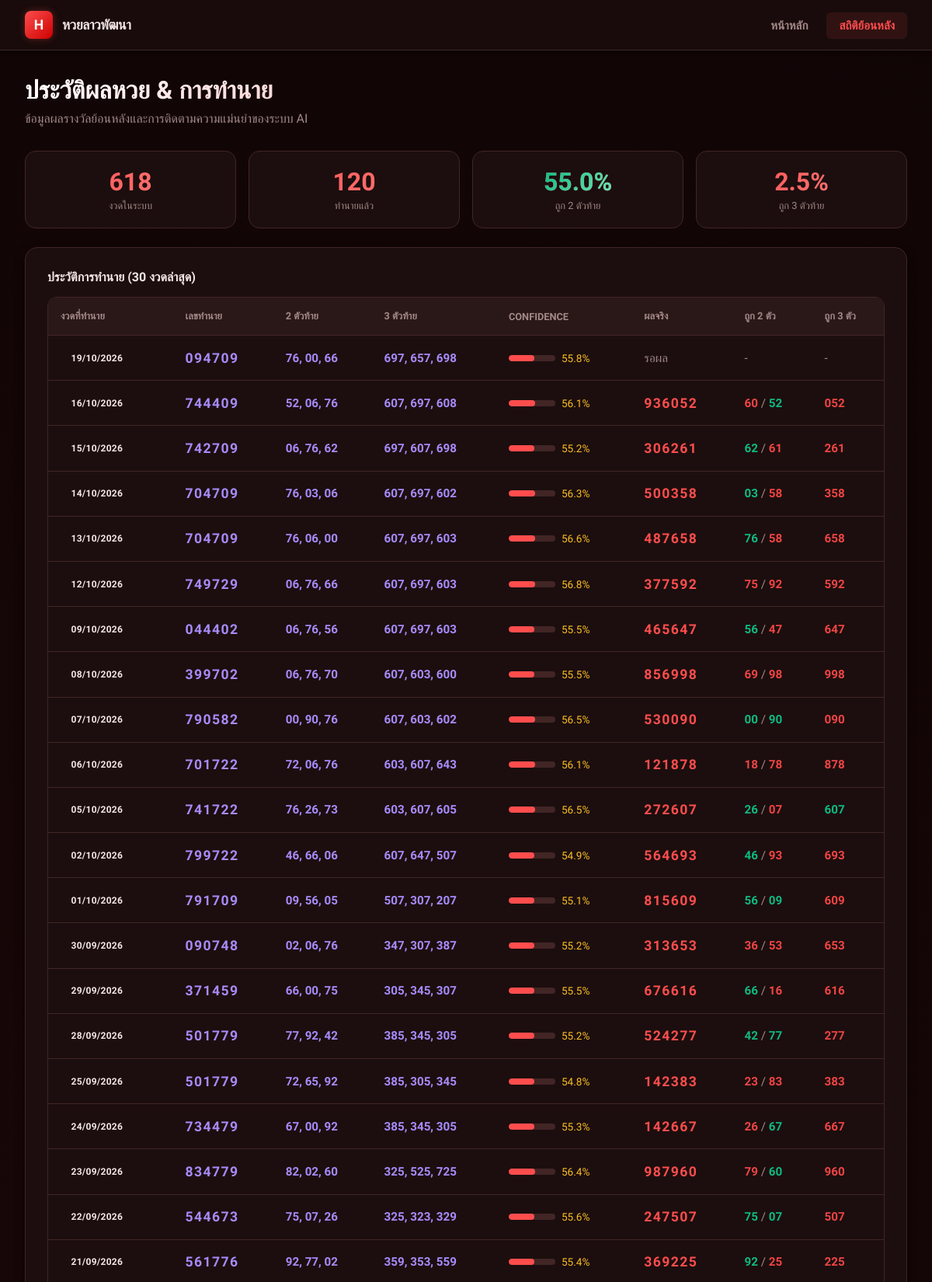
The page /history/ (upper part) on the database its author committed.
### lottery/models.py (models this page shows, shortened)
class Prediction(models.Model):
    target_date = models.DateField(verbose_name="งวดที่ทำนาย")
    predicted_first = models.CharField(max_length=20, verbose_name="ทำนายรางวัลที่ 1")
    predicted_two = models.CharField(max_length=200, blank=True, verbose_name="ทำนาย 2 ตัวท้าย")
    predicted_two_top = models.CharField(max_length=100, blank=True, verbose_name="ทำนาย 2 ตัวบน")
    predicted_three = models.CharField(max_length=100, blank=True, verbose_name="ทำนาย 3 ตัวท้าย")
    predicted_four = models.CharField(max_length=100, blank=True, verbose_name="ทำนาย 4 ตัวท้าย")
    confidence = models.FloatField(default=0.0, verbose_name="ความมั่นใจ (%)")
    model_used = models.CharField(max_length=50, default="ensemble", verbose_name="โมเดลที่ใช้")
    key_digit = models.CharField(max_length=5, default="N/A", verbose_name="เลขเด่นหลัก")
    secondary_digit = models.CharField(max_length=5, default="N/A", verbose_name="เลขเด่นรอง")
    vote_breakdown = models.JSONField(null=True, blank=True, verbose_name="รายละเอียดคะแนนโหวต")
    actual_result = models.ForeignKey(
        LotteryResult, null=True, blank=True,
        on_delete=models.SET_NULL,
        related_name='predictions',
        verbose_name="ผลจริง"
    )
    is_correct_two = models.BooleanField(null=True, blank=True, verbose_name="ถูก 2 ตัวท้าย")
    is_correct_two_top = models.BooleanField(null=True, blank=True, verbose_name="ถูก 2 ตัวบน")
    is_correct_three = models.BooleanField(null=True, blank=True, verbose_name="ถูก 3 ตัวท้าย")
    is_correct_four = models.BooleanField(null=True, blank=True, verbose_name="ถูก 4 ตัวท้าย")
    is_correct_first = models.BooleanField(null=True, blank=True, verbose_name="ถูกรางวัลที่ 1")
    created_at = models.DateTimeField(auto_now_add=True)
    class Meta:
        ordering = ['-target_date']
        verbose_name = "การทำนาย"
        verbose_name_plural = "ประวัติการทำนาย"

class LotteryResult(models.Model):
    draw_date = models.DateField(unique=True, verbose_name="วันที่ออกรางวัล")
    first_prize = models.CharField(max_length=20, blank=True, verbose_name="รางวัลที่ 1")
    two_digit = models.CharField(max_length=10, blank=True, verbose_name="2 ตัวท้าย")
    two_digit_top = models.CharField(max_length=10, blank=True, verbose_name="2 ตัวบน")
    three_digit = models.CharField(max_length=10, blank=True, verbose_name="3 ตัวท้าย")
    four_digit = models.CharField(max_length=10, blank=True, verbose_name="4 ตัวท้าย")
    raw_data = models.TextField(blank=True, verbose_name="ข้อมูลดิบ")
    created_at = models.DateTimeField(auto_now_add=True)
    updated_at = models.DateTimeField(auto_now=True)
    class Meta:
        ordering = ['-draw_date']
        verbose_name = "ผลหวยลาวพัฒนา"
        verbose_name_plural = "ผลหวยลาวพัฒนาทั้งหมด"
    @property
    def last_two(self):
        if self.two_digit:
            return self.two_digit
        if len(self.first_prize) >= 2:
            return self.first_prize[-2:]
        return ""
    @property
    def last_three(self):
        if self.three_digit:
            return self.three_digit
        if len(self.first_prize) >= 3:
            return self.first_prize[-3:]
        return ""
    @property
    def last_two_top(self):
        if self.two_digit_top:
            return self.two_digit_top
        if len(self.first_prize) >= 4:
            return self.first_prize[2:4]
        return ""

### lottery/views.py (the view)
# urls.py: path('history/', views.history, name='history'),
def history(request):
    today = timezone.localdate()
    _check_and_fetch_pending(today)
    kick_model_refresh()
    results = LotteryResult.objects.order_by('-draw_date')
    predictions = Prediction.objects.order_by('-target_date')[:30]
    stats = get_accuracy_stats()
    context = {
        'results': results,
        'predictions': predictions,
        'stats': stats,
    }
    return render(request, 'lottery/history.html', context)

### lottery/services/predictor.py (called while the page is built, shortened)
def has_missing_results() -> bool:
    from datetime import time, timedelta
    from django.utils import timezone
    from lottery.models import LotteryResult
    from lottery.services.fetcher import DAILY_SCHEDULE_START, NO_DRAW_DATES
    dates = set(LotteryResult.objects.exclude(first_prize='').values_list('draw_date', flat=True))
    if not dates:
        return True
    if min(dates) > EARLIEST_MTHAI_DATE:
        return True
    now = timezone.localtime()
    last_due = now.date() if now.time() >= time(21, 0) else now.date() - timedelta(days=1)
    day = DAILY_SCHEDULE_START
    while day <= last_due:
        if day.weekday() < 5 and day not in NO_DRAW_DATES and day not in dates:
            return True
        day += timedelta(days=1)
    return False

def kick_model_refresh():
    global _refresh_running, _last_backfill_at
    import time as _time
    from lottery.models import Prediction
    try:
        legacy = Prediction.objects.exclude(model_used=MODEL_VERSION).exists()
        backfill_due = (
            (_last_backfill_at is None or _time.time() - _last_backfill_at > BACKFILL_COOLDOWN_SEC)
            and has_missing_results()
        )
        if not legacy and not backfill_due:
            return
    except Exception:
        return

### lottery/views.py (called while the page is built)
def _check_and_fetch_pending(today):
    try:
        pending = Prediction.objects.filter(target_date__lte=today, actual_result__isnull=True).order_by('target_date').first()
        if pending:
            last_log = FetchLog.objects.order_by('-fetched_at').first()
            if not last_log or timezone.now() - last_log.fetched_at > timedelta(minutes=15):
                fetch_and_save(pending.target_date)
    except Exception as e:
        logger.error(f"Auto-fetch pending failed: {e}")

### lottery/templates/lottery/history.html (shortened to what this page needs)
{% extends "lottery/base.html" %}
{% block nav_history %}active{% endblock %}
{% block content %}
<div class="page-header">
    <h1>ประวัติผลหวย & การทำนาย</h1>
    <p>ข้อมูลผลรางวัลย้อนหลังและการติดตามความแม่นยำของระบบ AI</p>
</div>
<div class="stats-banner">
    <div class="stat-card">
        <div class="num">{{ results.count }}</div>
        <div class="label">งวดในระบบ</div>
    </div>
    <div class="stat-card">
        <div class="num">{{ stats.total }}</div>
        <div class="label">ทำนายแล้ว</div>
    </div>
    <div class="stat-card">
        <div class="num" style="color: inherit;">
            <span style="background:linear-gradient(135deg,var(--success),#6ee7b7); -webkit-background-clip:text; -webkit-text-fill-color:transparent;">
                {{ stats.acc_two }}%
            </span>
        </div>
        <div class="label">ถูก 2 ตัวท้าย</div>
    </div>
    <div class="stat-card">
        <div class="num" style="color: inherit;">
            <span style="background:linear-gradient(135deg,var(--accent2),#a7f3d0); -webkit-background-clip:text; -webkit-text-fill-color:transparent;">
                {{ stats.acc_three }}%
            </span>
        </div>
        <div class="label">ถูก 3 ตัวท้าย</div>
    </div>
</div>
<div class="card" style="margin-bottom:1.5rem;">
    <div class="section-title">ประวัติการทำนาย (30 งวดล่าสุด)</div>
    {% if predictions %}
    <div class="table-wrapper">
        <table>
            <thead>
                <tr>
                    <th>งวดที่ทำนาย</th>
                    <th>เลขทำนาย</th>
                    <th>2 ตัวท้าย</th>
                    <th>3 ตัวท้าย</th>
                    <th>Confidence</th>
                    <th>ผลจริง</th>
                    <th>ถูก 2 ตัว</th>
                    <th>ถูก 3 ตัว</th>
                </tr>
            </thead>
            <tbody>
                {% for p in predictions %}
                <tr>
                    <td><span class="badge badge-purple">{{ p.target_date|date:"d/m/Y" }}</span></td>
                    <td class="number-pred">{{ p.predicted_first }}</td>
                    <td style="color:#a78bfa; font-weight:700;">{{ p.predicted_two }}</td>
                    <td style="color:#a78bfa; font-weight:700;">{{ p.predicted_three }}</td>
                    <td>
                        <div style="display:flex; align-items:center; gap:0.5rem;">
                            <div class="progress" style="width:60px; margin:0;">
                                <div class="progress-bar" style="width:{{ p.confidence }}%;"></div>
                            </div>
                            <span style="font-size:0.85rem; color:var(--warning);">{{ p.confidence }}%</span>
                        </div>
                    </td>
                    <td>
                        {% if p.actual_result %}
                            <span class="number-big">{{ p.actual_result.first_prize }}</span>
                        {% else %}
                            <span class="correct-pending">รอผล</span>
                        {% endif %}
                    </td>
                    <td>
                        {% if p.is_correct_two_top is None and p.is_correct_two is None %}
                            <span class="correct-pending">-</span>
                        {% else %}
                            {% if p.is_correct_two_top %}
                                <span class="correct-yes" title="2 ตัวบน ถูก">{{ p.actual_result.last_two_top }}</span>
                            {% else %}
                                <span class="correct-no" title="2 ตัวบน ผิด">{{ p.actual_result.last_two_top }}</span>
                            {% endif %}
                            <span style="color: var(--text-muted);">/</span>
                            {% if p.is_correct_two %}
                                <span class="correct-yes" title="2 ตัวล่าง ถูก">{{ p.actual_result.last_two }}</span>
                            {% else %}
                                <span class="correct-no" title="2 ตัวล่าง ผิด">{{ p.actual_result.last_two }}</span>
                            {% endif %}
                        {% endif %}
                    </td>
                    <td>
                        {% if p.is_correct_three is None %}
                            <span class="correct-pending">-</span>
                        {% elif p.is_correct_three %}
                            <span class="correct-yes">{{ p.actual_result.last_three }}</span>
                        {% else %}
                            <span class="correct-no">{{ p.actual_result.last_three }}</span>
                        {% endif %}
                    </td>
                </tr>
                {% endfor %}
            </tbody>
        </table>
    </div>
    {% else %}
        <div style="text-align:center; padding:2rem; color:var(--text-muted);">
            ยังไม่มีประวัติการทำนาย
        </div>
    {% endif %}
</div>
{% endblock %}

### lottery/templates/lottery/base.html (style rules this page uses)
:root { --primary: #ff4d4d; --primary-dark: #cc0000; --primary-light: #ff8080; --bg-body: #0d0404; --bg-card: #1c0e0e; --bg-box: #2a1818; --text-body: #f5e6e6; --text-card: #f5e6e6; --text-muted: #a38888; --border: #422525; --success: #10b981; --danger: #ef4444; --warning: #fbbf24; --shadow-sm: 0 2px 4px rgba(0, 0, 0, 0.5); --shadow-md: 0 4px 12px rgba(0, 0, 0, 0.7); --shadow-lg: 0 10px 25px rgba(0, 0, 0, 0.9); }
* { margin: 0; padding: 0; box-sizing: border-box; }
body { font-family: 'Sarabun', -apple-system, BlinkMacSystemFont, "Segoe UI", Roboto, sans-serif; background-color: var(--bg-body); color: var(--text-body); min-height: 100vh; -webkit-font-smoothing: antialiased; background-image: radial-gradient(circle at 10% 20%, rgba(230, 57, 70, 0.05) 0%, transparent 40%), radial-gradient(circle at 90% 80%, rgba(230, 57, 70, 0.05) 0%, transparent 40%); background-attachment: fixed; }
.card { background-color: var(--bg-card); color: var(--text-card); border: 1px solid var(--border); border-radius: 16px; padding: 1.75rem; box-shadow: var(--shadow-md); transition: all 0.3s cubic-bezier(0.4, 0, 0.2, 1); backdrop-filter: blur(8px); }
.badge { display: inline-block; padding: 0.35rem 0.85rem; border-radius: 6px; font-size: 0.75rem; font-weight: 600; letter-spacing: 0.02em; }
.table-wrapper { overflow-x: auto; border: 1px solid var(--border); border-radius: 8px; }
table { width: 100%; border-collapse: collapse; background-color: var(--bg-card); }
th { text-align: left; padding: 1rem; color: var(--text-muted); font-size: 0.8rem; font-weight: 600; text-transform: uppercase; border-bottom: 1px solid var(--border); background-color: var(--bg-box); white-space: nowrap; }
td { padding: 1rem; border-bottom: 1px solid var(--border); font-size: 0.95rem; font-weight: 500; white-space: nowrap; }
.progress { background-color: var(--border); border-radius: 999px; height: 8px; overflow: hidden; margin-top: 0.5rem; }
.progress-bar { height: 100%; border-radius: 999px; background-color: var(--primary); transition: width 1s ease; }

### lottery/templates/lottery/history.html (style rules this page uses)
.page-header { margin-bottom: 2rem; }
.page-header h1 { font-size: 2rem; font-weight: 800; background: linear-gradient(135deg, #fff, var(--primary-light)); -webkit-background-clip: text; -webkit-text-fill-color: transparent; margin-bottom: 0.5rem; }
.page-header p { color: var(--text-muted); }
.stats-banner { display: grid; grid-template-columns: repeat(4, 1fr); gap: 1rem; margin-bottom: 1.5rem; }
.stat-card { background: var(--bg-card); border: 1px solid var(--border); border-radius: 14px; padding: 1.25rem; text-align: center; }
.stat-card .num { font-size: 2rem; font-weight: 800; background: linear-gradient(135deg, var(--primary), var(--primary-light)); -webkit-background-clip: text; -webkit-text-fill-color: transparent; }
.stat-card .label { font-size: 0.8rem; color: var(--text-muted); margin-top: 0.25rem; }
.section-title { font-size: 1rem; font-weight: 700; color: var(--text); margin-bottom: 1rem; display: flex; align-items: center; gap: 0.5rem; }
.table-wrapper { border-radius: 12px; overflow: hidden; border: 1px solid var(--border); overflow-x: auto; }
.correct-yes { color: var(--success); font-weight: 700; }
.correct-no { color: var(--danger); font-weight: 600; }
.correct-pending { color: var(--text-muted); }
.number-big { font-size: 1.1rem; font-weight: 700; letter-spacing: 0.08em; color: var(--primary); }
.number-pred { font-size: 1.1rem; font-weight: 700; letter-spacing: 0.08em; color: #a78bfa; }

### rows shown on the page
Prediction: target_date "19/10/2026", predicted_first "094709", predicted_two "76, 00, 66", predicted_three "697, 657, 698", confidence "55.8", shows "รอผล"
Prediction: target_date "16/10/2026", predicted_first "744409", predicted_two "52, 06, 76", predicted_three "607, 697, 608", confidence "56.1", actual_result.first_prize "936052", actual_result.last_two_top "60", actual_result.last_two "52", actual_result.last_three "052"
Prediction: target_date "15/10/2026", predicted_first "742709", predicted_two "06, 76, 62", predicted_three "697, 607, 698", confidence "55.2", actual_result.first_prize "306261", actual_result.last_two_top "62", actual_result.last_two "61", actual_result.last_three "261"
Prediction: target_date "14/10/2026", predicted_first "704709", predicted_two "76, 03, 06", predicted_three "607, 697, 602", confidence "56.3", actual_result.first_prize "500358", actual_result.last_two_top "03", actual_result.last_two "58", actual_result.last_three "358"
Prediction: target_date "13/10/2026", predicted_first "704709", predicted_two "76, 06, 00", predicted_three "607, 697, 603", confidence "56.6", actual_result.first_prize "487658", actual_result.last_two_top "76", actual_result.last_two "58", actual_result.last_three "658"
Prediction: target_date "12/10/2026", predicted_first "749729", predicted_two "06, 76, 66", predicted_three "607, 697, 603", confidence "56.8", actual_result.first_prize "377592", actual_result.last_two_top "75", actual_result.last_two "92", actual_result.last_three "592"
Prediction: target_date "09/10/2026", predicted_first "044402", predicted_two "06, 76, 56", predicted_three "607, 697, 603", confidence "55.5", actual_result.first_prize "465647", actual_result.last_two_top "56", actual_result.last_two "47", actual_result.last_three "647"
Prediction: target_date "08/10/2026", predicted_first "399702", predicted_two "06, 76, 70", predicted_three "607, 603, 600", confidence "55.5", actual_result.first_prize "856998", actual_result.last_two_top "69", actual_result.last_two "98", actual_result.last_three "998"
Prediction: target_date "07/10/2026", predicted_first "790582", predicted_two "00, 90, 76", predicted_three "607, 603, 602", confidence "56.5", actual_result.first_prize "530090", actual_result.last_two_top "00", actual_result.last_two "90", actual_result.last_three "090"
Prediction: target_date "06/10/2026", predicted_first "701722", predicted_two "72, 06, 76", predicted_three "603, 607, 643", confidence "56.1", actual_result.first_prize "121878", actual_result.last_two_top "18", actual_result.last_two "78", actual_result.last_three "878"
Prediction: target_date "05/10/2026", predicted_first "741722", predicted_two "76, 26, 73", predicted_three "603, 607, 605", confidence "56.5", actual_result.first_prize "272607", actual_result.last_two_top "26", actual_result.last_two "07", actual_result.last_three "607"
Prediction: target_date "02/10/2026", predicted_first "799722", predicted_two "46, 66, 06", predicted_three "607, 647, 507", confidence "54.9", actual_result.first_prize "564693", actual_result.last_two_top "46", actual_result.last_two "93", actual_result.last_three "693"
Prediction: target_date "01/10/2026", predicted_first "791709", predicted_two "09, 56, 05", predicted_three "507, 307, 207", confidence "55.1", actual_result.first_prize "815609", actual_result.last_two_top "56", actual_result.last_two "09", actual_result.last_three "609"
Prediction: target_date "30/09/2026", predicted_first "090748", predicted_two "02, 06, 76", predicted_three "347, 307, 387", confidence "55.2", actual_result.first_prize "313653", actual_result.last_two_top "36", actual_result.last_two "53", actual_result.last_three "653"
Prediction: target_date "29/09/2026", predicted_first "371459", predicted_two "66, 00, 75", predicted_three "305, 345, 307", confidence "55.5", actual_result.first_prize "676616", actual_result.last_two_top "66", actual_result.last_two "16", actual_result.last_three "616"
Prediction: target_date "28/09/2026", predicted_first "501779", predicted_two "77, 92, 42", predicted_three "385, 345, 305", confidence "55.2", actual_result.first_prize "524277", actual_result.last_two_top "42", actual_result.last_two "77", actual_result.last_three "277"
Prediction: target_date "25/09/2026", predicted_first "501779", predicted_two "72, 65, 92", predicted_three "385, 305, 345", confidence "54.8", actual_result.first_prize "142383", actual_result.last_two_top "23", actual_result.last_two "83", actual_result.last_three "383"
Prediction: target_date "24/09/2026", predicted_first "734479", predicted_two "67, 00, 92", predicted_three "385, 345, 305", confidence "55.3", actual_result.first_prize "142667", actual_result.last_two_top "26", actual_result.last_two "67", actual_result.last_three "667"
Prediction: target_date "23/09/2026", predicted_first "834779", predicted_two "82, 02, 60", predicted_three "325, 525, 725", confidence "56.4", actual_result.first_prize "987960", actual_result.last_two_top "79", actual_result.last_two "60", actual_result.last_three "960"
Prediction: target_date "22/09/2026", predicted_first "544673", predicted_two "75, 07, 26", predicted_three "325, 323, 329", confidence "55.6", actual_result.first_prize "247507", actual_result.last_two_top "75", actual_result.last_two "07", actual_result.last_three "507"
Prediction: target_date "21/09/2026", predicted_first "561776", predicted_two "92, 77, 02", predicted_three "359, 353, 559", confidence "55.4", actual_result.first_prize "369225", actual_result.last_two_top "92", actual_result.last_two "25", actual_result.last_three "225"

### other values the page prints
{{ results.count }} "618"
{{ stats.total }} "120"
{{ stats.acc_two }} "55.0"
{{ stats.acc_three }} "2.5"
